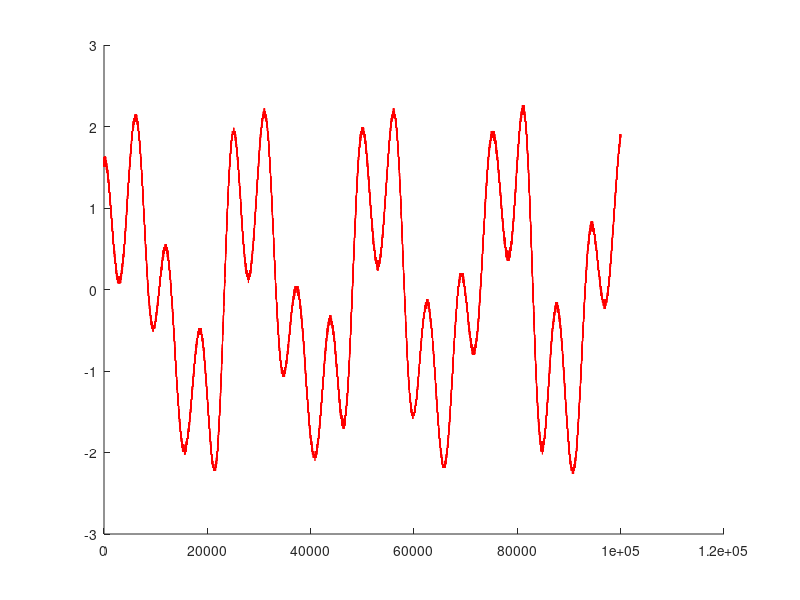

The MATLAB script that drew this image:
%Ausgeben
clear;

%a = load('shape-top-tp-recht-a02_10kHz+rekon.mat');
%a = load('flat-top-tp-recht-a07_10kHz+rekon.mat');
a = load('shape-top-tp-recht-a02_10kHz+rekon.mat');

clf;
%plot(a.A);
hold on
plot(a.B, 'r');
hold off
